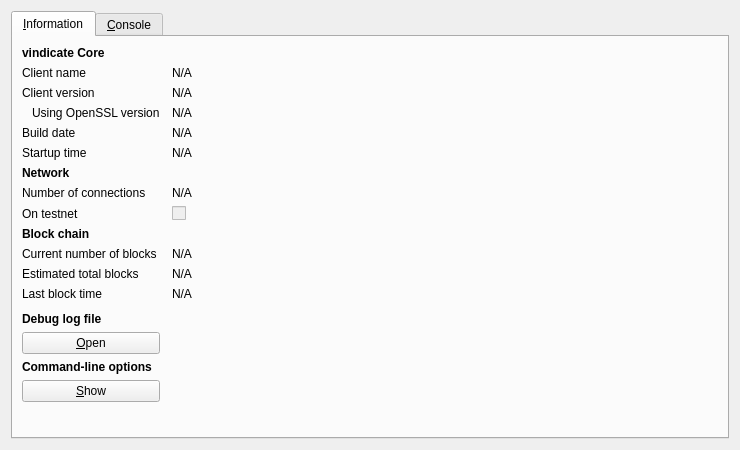
<?xml version="1.0" encoding="UTF-8"?>
<ui version="4.0">
 <class>RPCConsole</class>
 <widget class="QDialog" name="RPCConsole">
  <property name="geometry">
   <rect>
    <x>0</x>
    <y>0</y>
    <width>740</width>
    <height>450</height>
   </rect>
  </property>
  <property name="windowTitle">
   <string>vindicate - Debug window</string>
  </property>
  <layout class="QVBoxLayout" name="verticalLayout_2">
   <item>
    <widget class="QTabWidget" name="tabWidget">
     <property name="currentIndex">
      <number>0</number>
     </property>
     <widget class="QWidget" name="tab_info">
      <attribute name="title">
       <string>&amp;Information</string>
      </attribute>
      <layout class="QGridLayout" name="gridLayout" columnstretch="0,1">
       <property name="horizontalSpacing">
        <number>12</number>
       </property>
       <item row="0" column="0">
        <widget class="QLabel" name="label_9">
         <property name="font">
          <font>
           <weight>75</weight>
           <bold>true</bold>
          </font>
         </property>
         <property name="text">
          <string>vindicate Core</string>
         </property>
        </widget>
       </item>
       <item row="1" column="0">
        <widget class="QLabel" name="label_5">
         <property name="text">
          <string>Client name</string>
         </property>
        </widget>
       </item>
       <item row="1" column="1">
        <widget class="QLabel" name="clientName">
         <property name="cursor">
          <cursorShape>IBeamCursor</cursorShape>
         </property>
         <property name="text">
          <string>N/A</string>
         </property>
         <property name="textFormat">
          <enum>Qt::PlainText</enum>
         </property>
         <property name="textInteractionFlags">
          <set>Qt::LinksAccessibleByMouse|Qt::TextSelectableByKeyboard|Qt::TextSelectableByMouse</set>
         </property>
        </widget>
       </item>
       <item row="2" column="0">
        <widget class="QLabel" name="label_6">
         <property name="text">
          <string>Client version</string>
         </property>
        </widget>
       </item>
       <item row="2" column="1">
        <widget class="QLabel" name="clientVersion">
         <property name="cursor">
          <cursorShape>IBeamCursor</cursorShape>
         </property>
         <property name="text">
          <string>N/A</string>
         </property>
         <property name="textFormat">
          <enum>Qt::PlainText</enum>
         </property>
         <property name="textInteractionFlags">
          <set>Qt::LinksAccessibleByMouse|Qt::TextSelectableByKeyboard|Qt::TextSelectableByMouse</set>
         </property>
        </widget>
       </item>
       <item row="3" column="0">
        <widget class="QLabel" name="label_14">
         <property name="text">
          <string>Using OpenSSL version</string>
         </property>
         <property name="indent">
          <number>10</number>
         </property>
        </widget>
       </item>
       <item row="3" column="1">
        <widget class="QLabel" name="openSSLVersion">
         <property name="cursor">
          <cursorShape>IBeamCursor</cursorShape>
         </property>
         <property name="text">
          <string>N/A</string>
         </property>
         <property name="textFormat">
          <enum>Qt::PlainText</enum>
         </property>
         <property name="textInteractionFlags">
          <set>Qt::LinksAccessibleByMouse|Qt::TextSelectableByKeyboard|Qt::TextSelectableByMouse</set>
         </property>
        </widget>
       </item>
       <item row="4" column="0">
        <widget class="QLabel" name="label_12">
         <property name="text">
          <string>Build date</string>
         </property>
        </widget>
       </item>
       <item row="4" column="1">
        <widget class="QLabel" name="buildDate">
         <property name="cursor">
          <cursorShape>IBeamCursor</cursorShape>
         </property>
         <property name="text">
          <string>N/A</string>
         </property>
         <property name="textFormat">
          <enum>Qt::PlainText</enum>
         </property>
         <property name="textInteractionFlags">
          <set>Qt::LinksAccessibleByMouse|Qt::TextSelectableByKeyboard|Qt::TextSelectableByMouse</set>
         </property>
        </widget>
       </item>
       <item row="5" column="0">
        <widget class="QLabel" name="label_13">
         <property name="text">
          <string>Startup time</string>
         </property>
        </widget>
       </item>
       <item row="5" column="1">
        <widget class="QLabel" name="startupTime">
         <property name="cursor">
          <cursorShape>IBeamCursor</cursorShape>
         </property>
         <property name="text">
          <string>N/A</string>
         </property>
         <property name="textFormat">
          <enum>Qt::PlainText</enum>
         </property>
         <property name="textInteractionFlags">
          <set>Qt::LinksAccessibleByMouse|Qt::TextSelectableByKeyboard|Qt::TextSelectableByMouse</set>
         </property>
        </widget>
       </item>
       <item row="6" column="0">
        <widget class="QLabel" name="label_11">
         <property name="font">
          <font>
           <weight>75</weight>
           <bold>true</bold>
          </font>
         </property>
         <property name="text">
          <string>Network</string>
         </property>
        </widget>
       </item>
       <item row="7" column="0">
        <widget class="QLabel" name="label_7">
         <property name="text">
          <string>Number of connections</string>
         </property>
        </widget>
       </item>
       <item row="7" column="1">
        <widget class="QLabel" name="numberOfConnections">
         <property name="cursor">
          <cursorShape>IBeamCursor</cursorShape>
         </property>
         <property name="text">
          <string>N/A</string>
         </property>
         <property name="textFormat">
          <enum>Qt::PlainText</enum>
         </property>
         <property name="textInteractionFlags">
          <set>Qt::LinksAccessibleByMouse|Qt::TextSelectableByKeyboard|Qt::TextSelectableByMouse</set>
         </property>
        </widget>
       </item>
       <item row="8" column="0">
        <widget class="QLabel" name="label_8">
         <property name="text">
          <string>On testnet</string>
         </property>
        </widget>
       </item>
       <item row="8" column="1">
        <widget class="QCheckBox" name="isTestNet">
         <property name="enabled">
          <bool>false</bool>
         </property>
         <property name="text">
          <string/>
         </property>
        </widget>
       </item>
       <item row="9" column="0">
        <widget class="QLabel" name="label_10">
         <property name="font">
          <font>
           <weight>75</weight>
           <bold>true</bold>
          </font>
         </property>
         <property name="text">
          <string>Block chain</string>
         </property>
        </widget>
       </item>
       <item row="10" column="0">
        <widget class="QLabel" name="label_3">
         <property name="text">
          <string>Current number of blocks</string>
         </property>
        </widget>
       </item>
       <item row="10" column="1">
        <widget class="QLabel" name="numberOfBlocks">
         <property name="cursor">
          <cursorShape>IBeamCursor</cursorShape>
         </property>
         <property name="text">
          <string>N/A</string>
         </property>
         <property name="textFormat">
          <enum>Qt::PlainText</enum>
         </property>
         <property name="textInteractionFlags">
          <set>Qt::LinksAccessibleByMouse|Qt::TextSelectableByKeyboard|Qt::TextSelectableByMouse</set>
         </property>
        </widget>
       </item>
       <item row="11" column="0">
        <widget class="QLabel" name="label_4">
         <property name="text">
          <string>Estimated total blocks</string>
         </property>
        </widget>
       </item>
       <item row="11" column="1">
        <widget class="QLabel" name="totalBlocks">
         <property name="cursor">
          <cursorShape>IBeamCursor</cursorShape>
         </property>
         <property name="text">
          <string>N/A</string>
         </property>
         <property name="textFormat">
          <enum>Qt::PlainText</enum>
         </property>
         <property name="textInteractionFlags">
          <set>Qt::LinksAccessibleByMouse|Qt::TextSelectableByKeyboard|Qt::TextSelectableByMouse</set>
         </property>
        </widget>
       </item>
       <item row="12" column="0">
        <widget class="QLabel" name="label_2">
         <property name="text">
          <string>Last block time</string>
         </property>
        </widget>
       </item>
       <item row="12" column="1">
        <widget class="QLabel" name="lastBlockTime">
         <property name="cursor">
          <cursorShape>IBeamCursor</cursorShape>
         </property>
         <property name="text">
          <string>N/A</string>
         </property>
         <property name="textFormat">
          <enum>Qt::PlainText</enum>
         </property>
         <property name="textInteractionFlags">
          <set>Qt::LinksAccessibleByMouse|Qt::TextSelectableByKeyboard|Qt::TextSelectableByMouse</set>
         </property>
        </widget>
       </item>
       <item row="13" column="0">
        <spacer name="verticalSpacer_2">
         <property name="orientation">
          <enum>Qt::Vertical</enum>
         </property>
         <property name="sizeHint" stdset="0">
          <size>
           <width>20</width>
           <height>20</height>
          </size>
         </property>
        </spacer>
       </item>
       <item row="14" column="0">
        <widget class="QLabel" name="labelDebugLogfile">
         <property name="font">
          <font>
           <weight>75</weight>
           <bold>true</bold>
          </font>
         </property>
         <property name="text">
          <string>Debug log file</string>
         </property>
        </widget>
       </item>
       <item row="15" column="0">
        <widget class="QPushButton" name="openDebugLogfileButton">
         <property name="toolTip">
          <string>Open the vindicate debug log file from the current data directory. This can take a few seconds for large log files.</string>
         </property>
         <property name="text">
          <string>&amp;Open</string>
         </property>
         <property name="autoDefault">
          <bool>false</bool>
         </property>
        </widget>
       </item>
       <item row="16" column="0">
        <widget class="QLabel" name="labelCLOptions">
         <property name="font">
          <font>
           <weight>75</weight>
           <bold>true</bold>
          </font>
         </property>
         <property name="text">
          <string>Command-line options</string>
         </property>
        </widget>
       </item>
       <item row="17" column="0">
        <widget class="QPushButton" name="showCLOptionsButton">
         <property name="toolTip">
          <string>Show the vindicate-Qt help message to get a list with possible vindicate command-line options.</string>
         </property>
         <property name="text">
          <string>&amp;Show</string>
         </property>
         <property name="autoDefault">
          <bool>false</bool>
         </property>
        </widget>
       </item>
       <item row="18" column="0">
        <spacer name="verticalSpacer">
         <property name="orientation">
          <enum>Qt::Vertical</enum>
         </property>
         <property name="sizeHint" stdset="0">
          <size>
           <width>20</width>
           <height>40</height>
          </size>
         </property>
        </spacer>
       </item>
      </layout>
     </widget>
     <widget class="QWidget" name="tab_console">
      <attribute name="title">
       <string>&amp;Console</string>
      </attribute>
      <layout class="QVBoxLayout" name="verticalLayout_3">
       <property name="spacing">
        <number>3</number>
       </property>
       <item>
        <widget class="QTextEdit" name="messagesWidget">
         <property name="minimumSize">
          <size>
           <width>0</width>
           <height>100</height>
          </size>
         </property>
         <property name="readOnly">
          <bool>true</bool>
         </property>
         <property name="tabKeyNavigation" stdset="0">
          <bool>false</bool>
         </property>
         <property name="columnCount" stdset="0">
          <number>2</number>
         </property>
        </widget>
       </item>
       <item>
        <layout class="QHBoxLayout" name="horizontalLayout">
         <property name="spacing">
          <number>3</number>
         </property>
         <item>
          <widget class="QLabel" name="label">
           <property name="text">
            <string notr="true">&gt;</string>
           </property>
          </widget>
         </item>
         <item>
          <widget class="QLineEdit" name="lineEdit"/>
         </item>
         <item>
          <widget class="QPushButton" name="clearButton">
           <property name="maximumSize">
            <size>
             <width>24</width>
             <height>24</height>
            </size>
           </property>
           <property name="toolTip">
            <string>Clear console</string>
           </property>
           <property name="text">
            <string/>
           </property>
           <property name="icon">
            <iconset resource="../bitcoin.qrc">
             <normaloff>:/icons/remove</normaloff>:/icons/remove</iconset>
           </property>
           <property name="shortcut">
            <string notr="true">Ctrl+L</string>
           </property>
           <property name="autoDefault">
            <bool>false</bool>
           </property>
          </widget>
         </item>
        </layout>
       </item>
      </layout>
     </widget>
    </widget>
   </item>
  </layout>
 </widget>
 <resources>
  <include location="../bitcoin.qrc"/>
 </resources>
 <connections/>
</ui>
